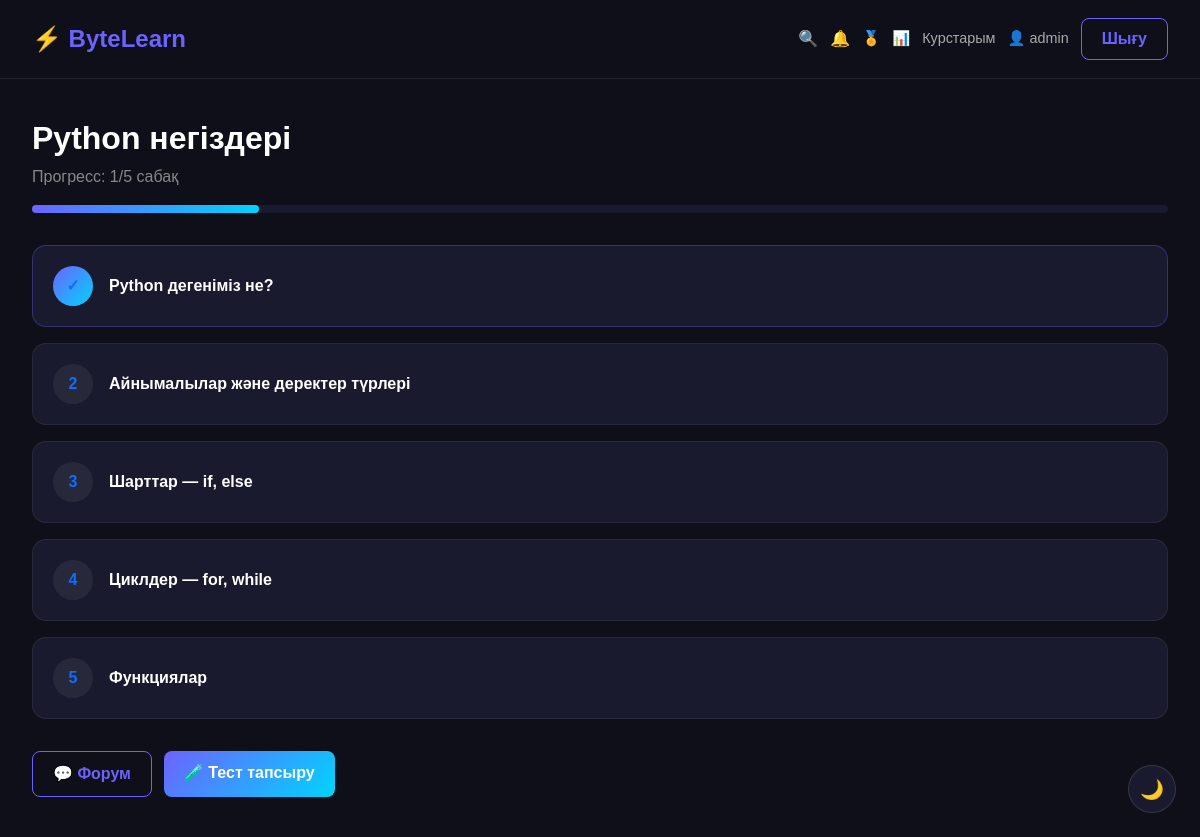
Screenshot of /course/1/lessons/ (signed in) with the database file from the repository.
### courses/models.py (models this page shows, shortened)
class Course(models.Model):
    LEVEL_CHOICES = [
        ('beginner', 'Бастаушы'),
        ('intermediate', 'Орташа'),
        ('advanced', 'Кәсіби'),
    ]
    title = models.CharField(max_length=200)
    description = models.TextField()
    category = models.ForeignKey(Category, on_delete=models.CASCADE)
    price = models.DecimalField(max_digits=8, decimal_places=2)
    image = models.ImageField(upload_to='courses/', blank=True, null=True)
    level = models.CharField(max_length=20, choices=LEVEL_CHOICES, default='beginner')
    created_at = models.DateTimeField(auto_now_add=True)

class Lesson(models.Model):
    course = models.ForeignKey(Course, on_delete=models.CASCADE)
    title = models.CharField(max_length=200)
    content = models.TextField()
    video_url = models.URLField(blank=True, null=True)
    order = models.IntegerField(default=0)
    class Meta:
        ordering = ['order']

### courses/views.py (the view)
# urls.py: path('course/<int:pk>/lessons/', views.lesson_list, name='lesson_list'),
@login_required
def lesson_list(request, pk):
    course = get_object_or_404(Course, pk=pk)
    if not Enrollment.objects.filter(user=request.user, course=course).exists():
        return redirect('course_detail', pk=pk)
    lessons = course.lesson_set.all()
    progress = LessonProgress.objects.filter(user=request.user, lesson__course=course)
    completed_ids = progress.filter(completed=True).values_list('lesson_id', flat=True)
    total = lessons.count()
    done = len(completed_ids)
    percent = int((done / total) * 100) if total > 0 else 0
    return render(request, 'lesson_list.html', {
        'course': course,
        'lessons': lessons,
        'completed_ids': completed_ids,
        'percent': percent,
        'done': done,
        'total': total,
    })

### templates/lesson_list.html
{% extends 'base.html' %}
{% block content %}
<h2 style="font-weight:800;">{{ course.title }}</h2>
<p style="color:#888;">Прогресс: {{ done }}/{{ total }} сабақ</p>
<div style="background:#1a1a2e; border-radius:12px; height:8px; margin-bottom:32px;">
    <div style="background:linear-gradient(135deg,#6c63ff,#00d4ff); height:8px; border-radius:12px; width:{{ percent }}%;"></div>
</div>
<div class="d-flex flex-column gap-3">
    {% for lesson in lessons %}
    <a href="{% url 'lesson_detail' course.pk lesson.pk %}"
       style="text-decoration:none;">
        <div style="background:#1a1a2e; border:1px solid {% if lesson.pk in completed_ids %}#6c63ff50{% else %}#ffffff10{% endif %}; border-radius:14px; padding:20px; display:flex; align-items:center; gap:16px; transition:all 0.3s;">
            <div style="width:40px; height:40px; border-radius:50%; background:{% if lesson.pk in completed_ids %}linear-gradient(135deg,#6c63ff,#00d4ff){% else %}#ffffff10{% endif %}; display:flex; align-items:center; justify-content:center; font-weight:700;">
                {% if lesson.pk in completed_ids %}✓{% else %}{{ forloop.counter }}{% endif %}
            </div>
            <span style="color:#fff; font-weight:600;">{{ lesson.title }}</span>
        </div>
    </a>
    {% endfor %}
</div>
<div style="display:flex; gap:12px; margin-top:32px;">
    <a href="{% url 'forum' course.pk %}" class="btn-outline-glow" style="text-decoration:none; padding:10px 20px;">💬 Форум</a>
    <a href="{% url 'quiz' course.pk %}" class="btn-glow" style="text-decoration:none; padding:10px 20px;">🧪 Тест тапсыру</a>
</div>
{% endblock %}

### templates/base.html (shortened to what this page needs)
<!DOCTYPE html>
<html lang="kk">
<head>
    <link href="https://cdn.jsdelivr.net/npm/bootstrap@5.3.0/dist/css/bootstrap.min.css" rel="stylesheet">
</head>
<body>
    <nav class="navbar">
        <a class="navbar-brand" href="/">⚡ ByteLearn</a>
        <div style="display:flex; align-items:center; gap:12px;">
            <a href="/search/?q=" style="color:#aaa; text-decoration:none;">🔍</a>
          {% if user.is_authenticated %}
    {% with unread=user.notification_set.filter %}
    <a href="{% url 'mark_notifications_read' %}" style="position:relative; text-decoration:none;">
        🔔
    </a>
    {% endwith %}
    <a href="{% url 'achievements' %}" style="color:#aaa; text-decoration:none; font-size:0.9rem;">🏅</a>
    <a href="/dashboard/" style="color:#aaa; text-decoration:none; font-size:0.9rem;">📊</a>
    <a href="/my-courses/" style="color:#aaa; text-decoration:none; font-size:0.9rem;">Курстарым</a>
    <a href="/profile/" style="color:#aaa; text-decoration:none; font-size:0.9rem;">👤 {{ user.username }}</a>
    <a href="/logout/" class="btn-outline-glow">Шығу</a>
{% else %}
    <a href="/login/" class="btn-outline-glow">Кіру</a>
    <a href="/register/" class="btn-glow">Тіркелу</a>
{% endif %}
        </div>
    </nav>
    <div class="main-content">
        {% block content %}{% endblock %}
    </div>
<button onclick="toggleTheme()" id="themeBtn" style="position:fixed; bottom:24px; right:24px; width:48px; height:48px; border-radius:50%; background:#1a1a2e; border:1px solid #ffffff20; color:#fff; font-size:1.2rem; cursor:pointer; z-index:999;">🌙</button>
</body>
</html>

### templates/base.html (style rules this page uses)
* { font-family: Arial, sans-serif; }
body { background: #0f0f1a; color: #fff; margin: 0; }
.navbar { background: #0f0f1a; border-bottom: 1px solid #ffffff15; padding: 16px 32px; display: flex; justify-content: space-between; align-items: center; }
.navbar-brand { font-size: 1.5rem; font-weight: 800; color: #6c63ff; text-decoration: none; }
.btn-glow { background: linear-gradient(135deg, #6c63ff, #00d4ff); border: none; color: #fff; font-weight: 600; padding: 8px 20px; border-radius: 8px; cursor: pointer; text-decoration: none; display: inline-block; }
.btn-outline-glow { border: 1px solid #6c63ff; color: #6c63ff; background: transparent; font-weight: 600; padding: 8px 20px; border-radius: 8px; text-decoration: none; display: inline-block; }
.main-content { padding: 40px 32px; }

### rows the page displays
Course: title "Python негіздері"
Lesson: title "Python дегеніміз не?"
Lesson: title "Айнымалылар және деректер түрлері"
Lesson: title "Шарттар — if, else"
Lesson: title "Циклдер — for, while"
Lesson: title "Функциялар"

### other values shown
{{ user.username }} "admin"
{{ done }} "1"
{{ total }} "5"
